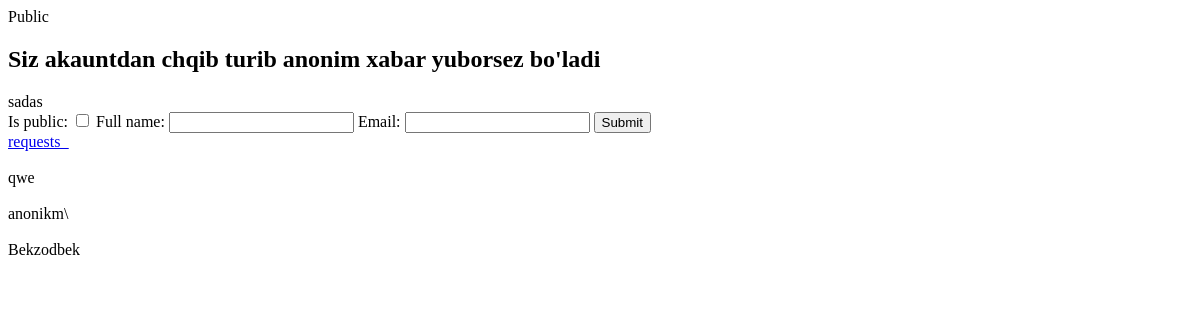
The page /form/20221223161409609912/?tab=requests on the database as committed earlier.
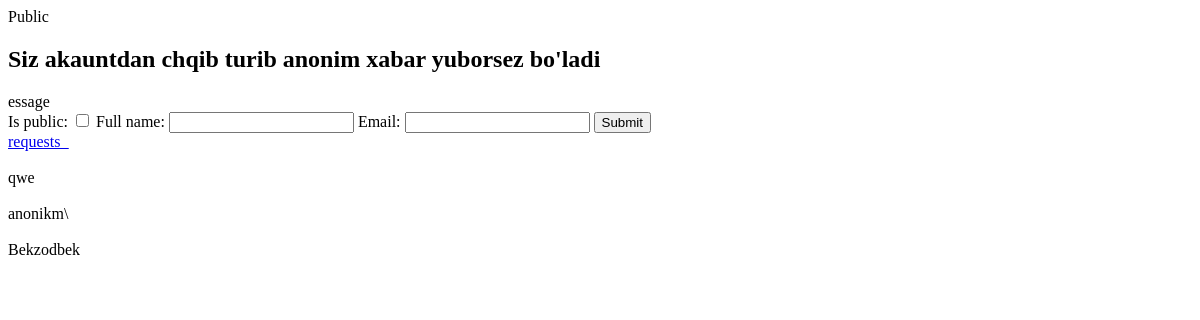
The same page on the database as committed later.
### forms/models.py (models this page shows, shortened)
class Form(models.Model):
    title = models.CharField(max_length=50)
    slug = models.SlugField(unique=True)
    author = models.ForeignKey(CustomUser, on_delete=models.CASCADE, related_name='form')
    is_public = models.BooleanField(default=True)
    created_on = models.DateTimeField(("created on"), default=timezone.now)
    message = models.TextField(max_length=300)
    anonim_requests = models.BooleanField(default=False)
    submit_success = models.TextField(max_length=700)

### forms/views.py (the view)
# urls.py: path("form/<str:slug>/", SingleFormView, name='single'),
def SingleFormView(request, slug):
    single = Form.objects.get(slug=slug)
    tab = request.GET.get('tab')
    requests_ = None
    if tab == "requests":
        if request.user.username == single.author.username:
            requests_ = single.form_requests.all()
        else:
            requests_ = single.form_requests.filter(is_public=True)
    form_ = get_object_or_404(Form, slug=slug)
    user_r = None
    if single.anonim_requests == False:
        if request.user.is_authenticated:
            user_r = get_object_or_404(CustomUser, username=request.user)
        else:
            return HttpResponseRedirect(request.META.get('HTTP_REFERER'))
    else:
        if request.user.is_authenticated:
            user_r = get_object_or_404(CustomUser, username=request.user)
        else:
            user_r = get_object_or_404(CustomUser, username='anonim')
    form_requests_count = form_.form_requests.count()
    new_request = None
    if request.method == 'POST':
        request_form = CreateFormRequestTest(data=request.POST)
        if request_form.is_valid():
            new_request = request_form.save(commit=False)
            new_request.form = form_
            new_request.user = user_r
            new_request.save()
            return redirect("base:submit_success", slug)
    else:
        request_form = CreateFormRequestTest()
    context = {
        "single":single,
        "form_requests_count":form_requests_count,
        "request_form":request_form,
        "requests_":requests_,
    }
    return render(request, 'pages/single-form.html', context)

### forms/form.py
class CreateFormRequestTest(forms.ModelForm):
    class Meta:
        model = FormRequest
        fields = ['is_public', 'full_name', 'email']

### templates/pages/single-form.html (shortened to what this page needs)
<!DOCTYPE html>
<html lang="en">
<head>
</head>
<body>
    {% if single.is_public %}
    <span>Public</span>
    {% else %}
    <span>Private</span>
    {% endif %}
    <br>
    {% if single.anonim_requests %}
    <h2>Siz akauntdan chqib turib anonim xabar yuborsez bo'ladi</h2>
    {% endif %}
    {{ single.message }}
    <form method="post">
        {{ request_form }}
        <button type="submit">Submit</button>
    </form>
    <a href="?tab=requests">requests_</a>
    <br>
    {% for y in requests_ %}
    <br>
    {{ y.full_name }}
    <br>
    {% endfor %}
</body>
</html>

Rows that differ between the two databases and show on the page:
changed Form: message "sadas" → "essage"
